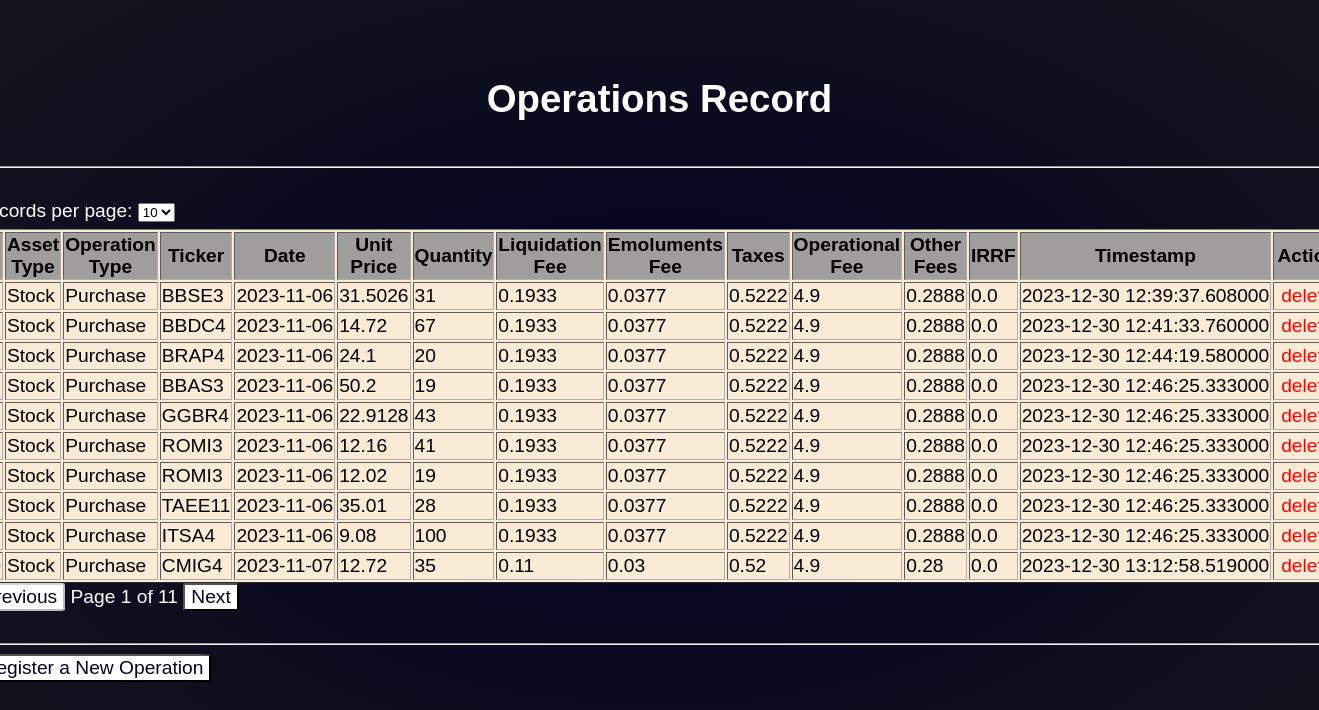
Page /records on the committed database.
### tables this page shows
CREATE TABLE operations (
            id INTEGER PRIMARY KEY AUTOINCREMENT,
            asset_type TEXT NOT NULL,
            operation_type TEXT NOT NULL,
            ticker TEXT NOT NULL,
            date TEXT NOT NULL,
            unit_price REAL NOT NULL,
            quantity INTEGER NOT NULL,
            liquidation_fee REAL NOT NULL,
            emoluments_fee REAL NOT NULL,
            taxes REAL NOT NULL DEFAULT 0,
            operational_fee REAL NOT NULL DEFAULT 0,
            other_fees REAL NOT NULL DEFAULT 0,
            irrf REAL NOT NULL DEFAULT 0,
            timestamp DATETIME NOT NULL
        );

### app.py (the view)
@app.route("/records", methods=["GET"])
def records():
    page = int(request.args.get('page', 1))
    per_page = int(request.args.get('per_page', 10))
    operations, total_records = get_paginated_operations(page, per_page)
    total_pages = (total_records // per_page) + (1 if total_records % per_page > 0 else 0)
    return render_template("records.html", operations=operations, page=page, per_page=per_page, total_pages=total_pages)

### utils.py (called while the page is built)
def get_paginated_operations(page, per_page):
    offset = (page - 1) * per_page
    dir_path = os.path.join(os.getcwd(), "database")
    connection = sqlite3.connect(os.path.join(dir_path, "operations.db"))
    cursor = connection.cursor()
    cursor.execute("SELECT * FROM operations LIMIT ? OFFSET ?", (per_page, offset))
    results = cursor.fetchall()
    cursor.execute("SELECT COUNT(*) FROM operations")
    total_records = cursor.fetchone()[0]
    connection.close()
    return results, total_records

### templates/records.html (shortened to what this page needs)
<!DOCTYPE html>
<html lang="en">
<head>
    <link rel="stylesheet" href="{{ url_for('static', filename='style.css') }}">
</head>
<body>
    <header>
    <h1>Operations Record</h1></header>
    <hr><br>
    <form method="get" action="/records">
        <label for="per_page">Records per page:</label>
        <select id="per_page" name="per_page" onchange="this.form.submit()">
            <option value="10" {% if per_page == 10 %}selected{% endif %}>10</option>
        </select>
    </form>
    <table border="1">
        <tr>
            <th>ID</th>
            <th>Asset Type</th>
            <th>Operation Type</th>
            <th>Ticker</th>
            <th>Date</th>
            <th>Unit Price</th>
            <th>Quantity</th>
            <th>Liquidation Fee</th>
            <th>Emoluments Fee</th>
            <th>Taxes</th>
            <th>Operational Fee</th>
            <th>Other Fees</th>
            <th>IRRF</th>
            <th>Timestamp</th>
            <th>Action</th>
        </tr>
        {% for op in operations %}
        <tr>
            <td>{{ op[0] }}</td>
            <td>{{ op[1] }}</td>
            <td>{{ op[2] }}</td>
            <td>{{ op[3] }}</td>
            <td>{{ op[4] }}</td>
            <td>{{ op[5] }}</td>
            <td>{{ op[6] }}</td>
            <td>{{ op[7] }}</td>
            <td>{{ op[8] }}</td>
            <td>{{ op[9] }}</td>
            <td>{{ op[10] }}</td>
            <td>{{ op[11] }}</td>
            <td>{{ op[12] }}</td>
            <td>{{ op[13] }}</td>
            <td class="action-column">
                <form action="/delete/{{ op[0] }}" method="POST" style="display:inline;" onsubmit="return confirm('Are you sure you want to delete this record?');">
                    <button type="submit" class="delete">delete</button>
                </form>
            </td>
        </tr>
        {% endfor %}
    </table>
    <div>
        <button {% if page == 1 %}disabled{% endif %} onclick="window.location.href='/records?page={{ page-1 }}&per_page={{ per_page }}'">Previous</button>
        <span>Page {{ page }} of {{ total_pages }}</span>
        <button {% if page == total_pages %}disabled{% endif %} onclick="window.location.href='/records?page={{ page+1 }}&per_page={{ per_page }}'">Next</button>
    </div>
    <br><hr>
    <button type="button" onclick="window.location.href='/'">Register a New Operation</button>
</body>
</html>

### static/style.css (style rules this page uses)
html { height: 100%; display: flex; justify-content: center; }
body, button { font-family: sans-serif; font-size: 1.2rem; }
body { margin: 15px; padding: 2vw; background-image: radial-gradient(rgb(1, 1, 34) 0vw, rgb(29, 29, 29) 100vw); color: #ffffff; align-items: center; }
header { color: white; padding: 10px 0; text-align: center; }
input, select { margin-bottom: 7px; }
button { border-radius: 5%; background-color: #ffffff; color: rgb(1, 1, 34); }
form { align-items: center; }
td { white-space: nowrap; }
table { background-color: antiquewhite; color: black; }
th { background-color: rgb(160, 157, 157); }
tr, th, td { border-color: rgb(177, 173, 173); }
button.delete { border: none; background-color: transparent; color: red; }
.action-column { width:80px; justify-content: center; align-items: center; }
.action-column form { justify-content: center; align-items: center; }

### rows in the picture
operations: asset_type "Stock", operation_type "Purchase", ticker "BBSE3", date "2023-11-06", unit_price "31.5026", quantity "31", liquidation_fee "0.1933", emoluments_fee "0.0377", taxes "0.5222", operational_fee "4.9", other_fees "0.2888", irrf "0.0", timestamp "2023-12-30 12:39:37.608000"
operations: asset_type "Stock", operation_type "Purchase", ticker "BBDC4", date "2023-11-06", unit_price "14.72", quantity "67", liquidation_fee "0.1933", emoluments_fee "0.0377", taxes "0.5222", operational_fee "4.9", other_fees "0.2888", irrf "0.0", timestamp "2023-12-30 12:41:33.760000"
operations: asset_type "Stock", operation_type "Purchase", ticker "BRAP4", date "2023-11-06", unit_price "24.1", quantity "20", liquidation_fee "0.1933", emoluments_fee "0.0377", taxes "0.5222", operational_fee "4.9", other_fees "0.2888", irrf "0.0", timestamp "2023-12-30 12:44:19.580000"
operations: asset_type "Stock", operation_type "Purchase", ticker "BBAS3", date "2023-11-06", unit_price "50.2", quantity "19", liquidation_fee "0.1933", emoluments_fee "0.0377", taxes "0.5222", operational_fee "4.9", other_fees "0.2888", irrf "0.0", timestamp "2023-12-30 12:46:25.333000"
operations: asset_type "Stock", operation_type "Purchase", ticker "GGBR4", date "2023-11-06", unit_price "22.9128", quantity "43", liquidation_fee "0.1933", emoluments_fee "0.0377", taxes "0.5222", operational_fee "4.9", other_fees "0.2888", irrf "0.0", timestamp "2023-12-30 12:46:25.333000"
operations: asset_type "Stock", operation_type "Purchase", ticker "ROMI3", date "2023-11-06", unit_price "12.16", quantity "41", liquidation_fee "0.1933", emoluments_fee "0.0377", taxes "0.5222", operational_fee "4.9", other_fees "0.2888", irrf "0.0", timestamp "2023-12-30 12:46:25.333000"
operations: asset_type "Stock", operation_type "Purchase", ticker "ROMI3", date "2023-11-06", unit_price "12.02", quantity "19", liquidation_fee "0.1933", emoluments_fee "0.0377", taxes "0.5222", operational_fee "4.9", other_fees "0.2888", irrf "0.0", timestamp "2023-12-30 12:46:25.333000"
operations: asset_type "Stock", operation_type "Purchase", ticker "TAEE11", date "2023-11-06", unit_price "35.01", quantity "28", liquidation_fee "0.1933", emoluments_fee "0.0377", taxes "0.5222", operational_fee "4.9", other_fees "0.2888", irrf "0.0", timestamp "2023-12-30 12:46:25.333000"
operations: asset_type "Stock", operation_type "Purchase", ticker "ITSA4", date "2023-11-06", unit_price "9.08", quantity "100", liquidation_fee "0.1933", emoluments_fee "0.0377", taxes "0.5222", operational_fee "4.9", other_fees "0.2888", irrf "0.0", timestamp "2023-12-30 12:46:25.333000"
operations: asset_type "Stock", operation_type "Purchase", ticker "CMIG4", date "2023-11-07", unit_price "12.72", quantity "35", liquidation_fee "0.11", emoluments_fee "0.03", taxes "0.52", operational_fee "4.9", other_fees "0.28", irrf "0.0", timestamp "2023-12-30 13:12:58.519000"

### other values in the picture
{{ page }} "1"
{{ total_pages }} "11"
